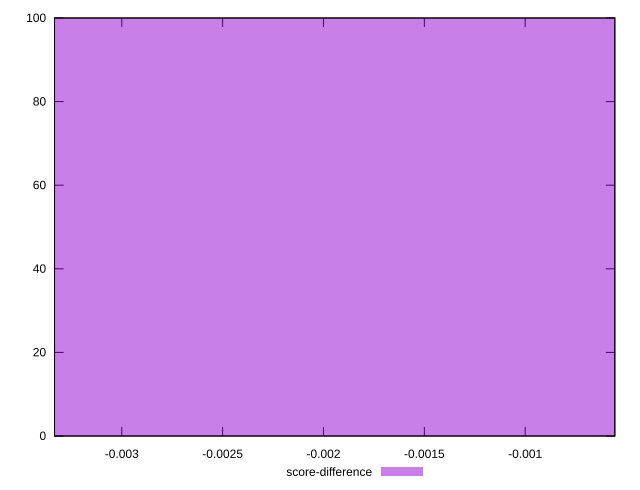

Reproduce this figure in gnuplot.
reset

$scoreDifference <<EOF
0 100
EOF

set key outside below
set boxwidth 0.1
set xrange [-0.0033333333333334103:-0.0005555555555555314]
set yrange [0:100]
set trange [0:100]
set style fill transparent solid 0.5 noborder
set terminal svg size 640, 490 enhanced background rgb 'white'
set output "report_00008_2021-01-22T20:58:29.167/uses-rel-preload/samples/pages+cached+noexternal+nofonts/score-difference/histogram.svg"

plot $scoreDifference title "score-difference" with boxes

reset
